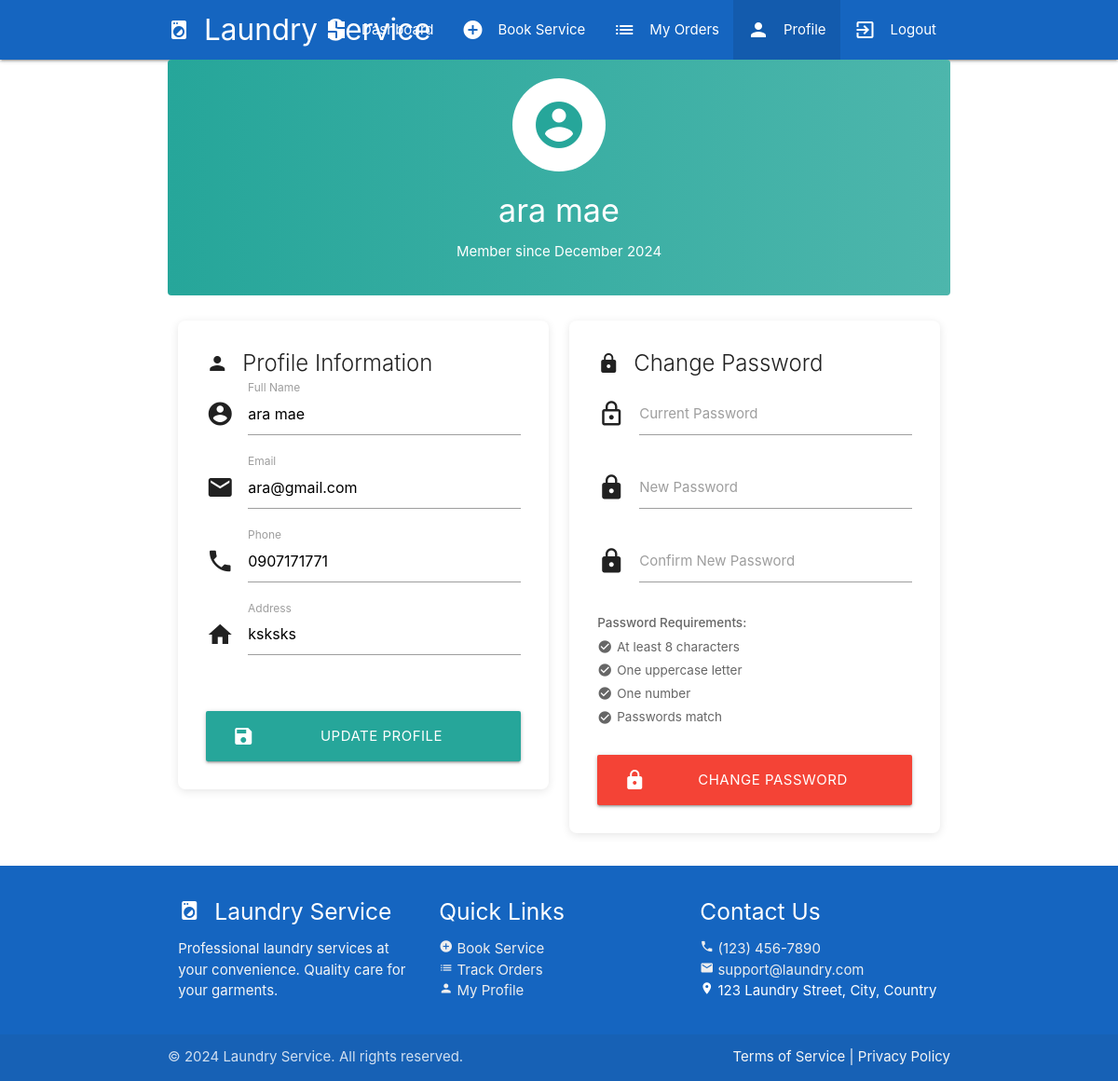
The app's page /customer/profile.php (signed in) with its own data.
### tables this page shows
CREATE TABLE `users` (
  `user_id` int(11) NOT NULL,
  `username` varchar(50) NOT NULL,
  `email` varchar(100) NOT NULL,
  `password` varchar(255) NOT NULL,
  `full_name` varchar(100) DEFAULT NULL,
  `phone` varchar(20) DEFAULT NULL,
  `address` text DEFAULT NULL,
  `role` enum('customer','admin') DEFAULT 'customer',
  `created_at` timestamp NOT NULL DEFAULT current_timestamp(),
  `last_login` timestamp NULL DEFAULT NULL,
  `status` enum('active','blocked') DEFAULT 'active'
);

### customer/profile.php (the view, shortened to what this page needs)
<?php
require_once '../includes/db_connect.php';
$stmt = $pdo->prepare("SELECT * FROM users WHERE user_id = ?");
$stmt->execute([$_SESSION['user_id']]);
$user = $stmt->fetch();
?>
<!DOCTYPE html>
<html>
<head>
    <link rel="stylesheet" href="https://cdnjs.cloudflare.com/ajax/libs/materialize/1.0.0/css/materialize.min.css">
</head>
<body>
    <?php include 'includes/customer_nav.php'; ?>
    <div class="container">
        <div class="profile-header center-align">
            <div class="profile-avatar">
                <i class="material-icons">account_circle</i>
            </div>
            <h4><?php echo htmlspecialchars($user['full_name']); ?></h4>
            <p>Member since <?php echo date('F Y', strtotime($user['created_at'])); ?></p>
        </div>
        <div class="row">
            <div class="col s12 m6">
                <div class="card profile-card">
                    <div class="card-content">
                        <span class="card-title">
                            <i class="material-icons left">person</i>
                            Profile Information
                        </span>
                        <form method="POST" action="" id="profileForm">
                            <div class="input-field">
                                <i class="material-icons prefix">account_circle</i>
                                <input type="text" id="full_name" name="full_name"
                                       value="<?php echo htmlspecialchars($user['full_name']); ?>" required>
                                <label for="full_name">Full Name</label>
                            </div>
                            <div class="input-field">
                                <i class="material-icons prefix">email</i>
                                <input type="email" id="email" name="email"
                                       value="<?php echo htmlspecialchars($user['email']); ?>" required>
                                <label for="email">Email</label>
                            </div>
                            <div class="input-field">
                                <i class="material-icons prefix">phone</i>
                                <input type="text" id="phone" name="phone"
                                       value="<?php echo htmlspecialchars($user['phone']); ?>" required>
                                <label for="phone">Phone</label>
                            </div>
                            <div class="input-field">
                                <i class="material-icons prefix">home</i>
                                <textarea id="address" name="address"
                                          class="materialize-textarea" required><?php echo htmlspecialchars($user['address']); ?></textarea>
                                <label for="address">Address</label>
                            </div>
                            <button type="submit" name="update_profile"
                                    class="btn-large waves-effect waves-light btn-update">
                                <i class="material-icons left">save</i>
                                Update Profile
                            </button>
                        </form>
                    </div>
                </div>
            </div>
            <div class="col s12 m6">
                <div class="card profile-card">
                    <div class="card-content">
                        <span class="card-title">
                            <i class="material-icons left">lock</i>
                            Change Password
                        </span>
                        <form method="POST" action="" id="passwordForm">
                            <div class="input-field">
                                <i class="material-icons prefix">lock_outline</i>
                                <input type="password" id="current_password" name="current_password" required>
                                <label for="current_password">Current Password</label>
                            </div>
                            <div class="input-field">
                                <i class="material-icons prefix">lock</i>
                                <input type="password" id="new_password" name="new_password" required>
                                <label for="new_password">New Password</label>
                            </div>
                            <div class="input-field">
                                <i class="material-icons prefix">lock</i>
                                <input type="password" id="confirm_password" name="confirm_password" required>
                                <label for="confirm_password">Confirm New Password</label>
                            </div>
                            <div class="password-requirements">
                                <p><strong>Password Requirements:</strong></p>
                                <div class="requirement" id="length-check">
                                    <i class="material-icons">check_circle</i>
                                    At least 8 characters
                                </div>
                                <div class="requirement" id="uppercase-check">
                                    <i class="material-icons">check_circle</i>
                                    One uppercase letter
                                </div>
                                <div class="requirement" id="number-check">
                                    <i class="material-icons">check_circle</i>
                                    One number
                                </div>
                                <div class="requirement" id="match-check">
                                    <i class="material-icons">check_circle</i>
                                    Passwords match
                                </div>
                            </div>
                            <button type="submit" name="change_password"
                                    class="btn-large waves-effect waves-light red btn-update">
                                <i class="material-icons left">lock</i>
                                Change Password
                            </button>
                        </form>
                    </div>
                </div>
            </div>
        </div>
    </div>
    <?php include 'includes/footer.php'; ?>
</body>
</html>

### customer/profile.php (style rules this page uses)
.profile-header { background: linear-gradient(to right, #26a69a, #4db6ac); color: white; padding: 20px; border-radius: 4px; margin-bottom: 20px; }
.profile-avatar { width: 100px; height: 100px; border-radius: 50%; background: #fff; display: flex; align-items: center; justify-content: center; margin: 0 auto 15px; }
.profile-avatar i { font-size: 60px; color: #26a69a; }
.profile-card { border-radius: 8px; box-shadow: 0 2px 10px rgba(0,0,0,0.1); }
.profile-card .card-content { padding: 30px; }
.input-field { margin-bottom: 25px; }
.btn-update { width: 100%; margin-top: 20px; }
.password-requirements { font-size: 0.9rem; color: #666; margin: 10px 0; }
.requirement { display: flex; align-items: center; margin: 5px 0; }
.requirement i { font-size: 16px; margin-right: 5px; }

### records on screen
users: full_name "ara mae", created_at "December 2024", email "ara@gmail.com", phone "0907171771", address "ksksks"
